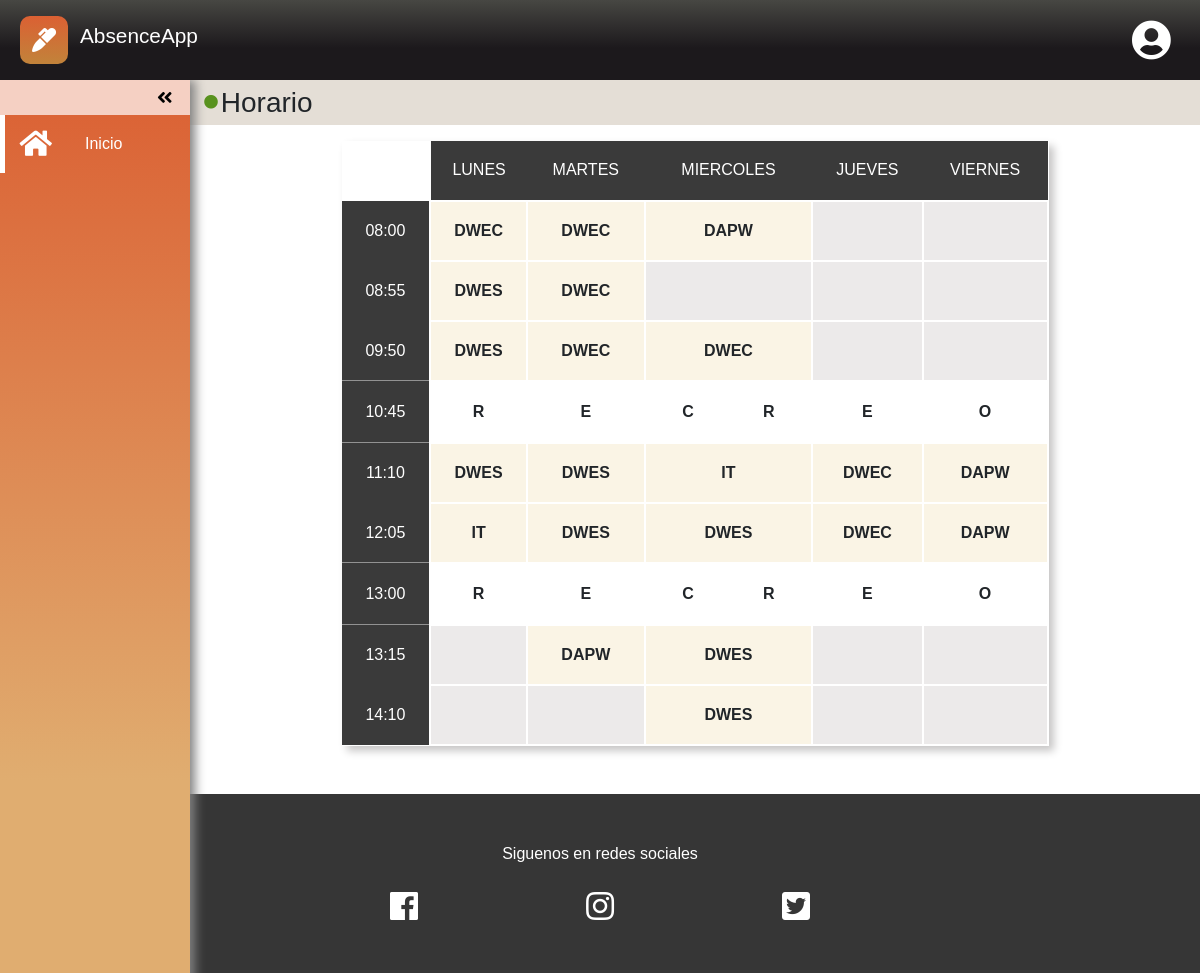
Page / (signed in) on the committed database.
### tables this page shows
CREATE TABLE `horario_asig` (
  `id_asigna` varchar(10) NOT NULL,
  `dia` varchar(10) NOT NULL,
  `hora` int(10) NOT NULL,
  `id_curso` varchar(10) NOT NULL
);

### clases/horarioAlumno.php (called while the page is built)
<?php
require_once('db_abstract_model.php');
class HorarioAlumno extends DBAbstractModel
{
    private $primera = array();
    private $segunda = array();
    private $tercera = array();
    private $cuarta = array();
    private $quinta = array();
    private $sexta = array();
    private $septima = array();
    function __construct()
    {
        $this->db_name = 'absence';
    }
    public function getPrimera()
    {
        return $this->primera;
    }
    public function getSegunda()
    {
        return $this->segunda;
    }
    public function getTercera()
    {
        return $this->tercera;
    }
    public function getCuarta()
    {
        return $this->cuarta;
    }
    public function getQuinta()
    {
        return $this->quinta;
    }
    public function getSexta()
    {
        return $this->sexta;
    }
    public function getSeptima()
    {
        return $this->septima;
    }
    public function primera($cod)
    {
        if ($cod != '') {
            $this->query = "
            SELECT DISTINCT h.*
            FROM horario_asig h INNER JOIN alumnos_asig ag
	            ON h.id_curso = ag.id_curso
            WHERE ag.id_alu = '$cod' AND h.hora = '1'
            ";
            $this->get_results_from_query();
            if (count($this->rows) > 0){
                for ($i = 0; $i < count($this->rows); $i++) {
                    $this->primera[$i] = $this->rows[$i];
                }
            }
        }
    }
    public function segunda($cod)
    {
        if ($cod != '') {
            $this->query = "
            SELECT DISTINCT h.*
            FROM horario_asig h INNER JOIN alumnos_asig ag
	            ON h.id_curso = ag.id_curso
            WHERE ag.id_alu = '$cod' AND h.hora = '2'
            ";
            $this->get_results_from_query();
            if (count($this->rows) > 0){
                for ($i = 0; $i < count($this->rows); $i++) {
                    $this->segunda[$i] = $this->rows[$i];
                }
            }
        }
    }
    public function tercera($cod)
    {
        if ($cod != '') {
            $this->query = "
            SELECT DISTINCT h.*
            FROM horario_asig h INNER JOIN alumnos_asig ag
	            ON h.id_curso = ag.id_curso
            WHERE ag.id_alu = '$cod' AND h.hora = '3'
            ";
            $this->get_results_from_query();
            if (count($this->rows) > 0){
                for ($i = 0; $i < count($this->rows); $i++) {
                    $this->tercera[$i] = $this->rows[$i];
                }
            }
        }
    }
    public function cuarta($cod)
    {
        if ($cod != '') {
            $this->query = "
            SELECT DISTINCT h.*
            FROM horario_asig h INNER JOIN alumnos_asig ag
	            ON h.id_curso = ag.id_curso
            WHERE ag.id_alu = '$cod' AND h.hora = '4'
            ";
            $this->get_results_from_query();
            if (count($this->rows) > 0){
                for ($i = 0; $i < count($this->rows); $i++) {
                    $this->cuarta[$i] = $this->rows[$i];
                }
            }
        }
    }
    public function quinta($cod)
    {
        if ($cod != '') {
            $this->query = "
            SELECT DISTINCT h.*
            FROM horario_asig h INNER JOIN alumnos_asig ag
	            ON h.id_curso = ag.id_curso
            WHERE ag.id_alu = '$cod' AND h.hora = '5'
            ";
            $this->get_results_from_query();
            if (count($this->rows) > 0){
                for ($i = 0; $i < count($this->rows); $i++) {
                    $this->quinta[$i] = $this->rows[$i];
                }
            }
        }
    }
    public function sexta($cod)
    {
        if ($cod != '') {
            $this->query = "
            SELECT DISTINCT h.*
            FROM horario_asig h INNER JOIN alumnos_asig ag
	            ON h.id_curso = ag.id_curso
            WHERE ag.id_alu = '$cod' AND h.hora = '6'
            ";
            $this->get_results_from_query();
            if (count($this->rows) > 0){
                for ($i = 0; $i < count($this->rows); $i++) {
                    $this->sexta[$i] = $this->rows[$i];
                }
            }
        }
    }
    public function septima($cod)
    {
        if ($cod != '') {
            $this->query = "
            SELECT DISTINCT h.*
            FROM horario_asig h INNER JOIN alumnos_asig ag
	            ON h.id_curso = ag.id_curso
            WHERE ag.id_alu = '$cod' AND h.hora = '7'
            ";
            $this->get_results_from_query();
            if (count($this->rows) > 0){
                for ($i = 0; $i < count($this->rows); $i++) {
                    $this->septima[$i] = $this->rows[$i];
                }
            }
        }
    }
}
?>

### clases/db_abstract_model.php (called while the page is built, shortened)
<?php
abstract class DBAbstractModel
{
    private static $db_host = 'localhost';
    private static $db_user = 'root';
    private static $db_pass = '';
    protected $db_name = 'mydb';
    protected $query;
    private $conn;
    private function open_conection()
    {
        $this->conn = new mysqli(
            self::$db_host,
            self::$db_user,
            self::$db_pass,
            $this->db_name
        );
    }
    protected function get_results_from_query()
    {
        $result = $this->conn->query($this->query);
    }
}
?>

### alumnos/alumnoHome.php (the view, shortened to what this page needs)
<div id="aluHome">
    <h3 class="titulos">
        <i class="fas fa-circle"></i>
        <span>Horario</span>
    </h3>
    <table id="horarioAlum">
        <tr class="horarioDias">
            <td></td>
            <td>Lunes</td>
            <td>Martes</td>
            <td>Miercoles</td>
            <td>Jueves</td>
            <td>Viernes</td>
        </tr>
    <?php
        $horarioAlu1 = new HorarioAlumno();
        $horarioAlu1->primera($_SESSION['login']['id']);
        $horarioAlu2 = new HorarioAlumno();
        $horarioAlu2->segunda($_SESSION['login']['id']);
        $horarioAlu3 = new HorarioAlumno();
        $horarioAlu3->tercera($_SESSION['login']['id']);
        $horarioAlu4 = new HorarioAlumno();
        $horarioAlu4->cuarta($_SESSION['login']['id']);
        $horarioAlu5 = new HorarioAlumno();
        $horarioAlu5->quinta($_SESSION['login']['id']);
        $horarioAlu6 = new HorarioAlumno();
        $horarioAlu6->sexta($_SESSION['login']['id']);
        $horarioAlu7 = new HorarioAlumno();
        $horarioAlu7->septima($_SESSION['login']['id']);
        $horario = array("08:00", "08:55", "09:50", "10:45", "11:10", "12:05", "13:00", "13:15", "14:10");
        $dias = array("L", "M", "X", "J", "V");
        $filas = array($horarioAlu1->getPrimera(), $horarioAlu2->getSegunda(), $horarioAlu3->getTercera(), $horarioAlu4->getCuarta(), $horarioAlu5->getQuinta(), $horarioAlu6->getSexta(), $horarioAlu7->getSeptima());
        for ($i = 0, $dia = 0; $i < 9; $i++) {
            $numero = count($filas[$dia]);
            if ($i != 3 && $i != 6) {
                echo "<tr><td>" . $horario[$i] . "</td>";
                for ($j = 0; $j < 5; $j++) {
                    if ($numero > 0){
                        $count = 0;
                        $si = false;
                        while($count < $numero) {
                            if ($filas[$dia][$count]['dia'] === $dias[$j]) {
                                echo "<td class='claseAsig'>" . $filas[$dia][$count]['id_asigna'] . "</td>";
                                $si = true;
                            }
                            $count++;
                        }
                        if (!$si) {
                            echo "<td class='clase'> </td>";
                        }
                    }else{
                        echo "<td class='clase'> </td>";
                    }
                }
                $dia++;
            }else{
                echo "<tr><td class='recreoH'>" . $horario[$i] . "</td>";
                echo "<td class='recreo'>R</td><td class='recreo'>E</td><td class='recreo'><span>C</span><span>R</span></td><td class='recreo'>E</td><td class='recreo'>O</td>";
            }
            echo "</tr>";
        }
    ?>
    </table>
</div>

### css/style.css (style rules this page uses)
* { padding: 0; margin: 0; box-sizing: border-box; }
.titulos { background-color: #a08c7249; padding: .2em .5em; display: flex; align-items: center; font-size: 1.4em; width: 800px; }
.titulos .fa-circle { color: rgb(88, 146, 30); font-size: .5em; margin-right: .2em; }
#aluSelec td:nth-child(1), td:nth-child(3), td:nth-child(4) { text-align: center; }
#aluHome { margin: 2em 0; overflow: hidden; }
#horarioAlum { width: 90%; margin: 1em; text-align: center; box-shadow: 5px 5px 8px #c7c6c6; font-size: .8em; }
#horarioAlum .horarioDias { display: none; }
#horarioAlum .horarioDiasRespon td, #horarioAlum td:nth-child(1) { background-color: #3a3a3a; color: #fff; font-weight: normal; }
#horarioAlum tr td { width: 50px; height: 60px; font-weight: bold; }
#horarioAlum tr .clase { border: 2px solid #fff; background-color: #e2e0e0a9; }
#horarioAlum tr .claseAsig { border: 2px solid #fff; background-color: #faf2e1d8; }
#horarioAlum tr td { text-transform: uppercase; }
#horarioAlum tr .recreo { border: 2px solid #fff; font-weight: normal; font-weight: bold; }
#horarioAlum tr .recreo:nth-child(4) { display: flex; justify-content: space-around; align-items: center; margin: auto; width: 100%; }
#horarioAlum tr .recreoH { background-color: #525252; border-top: 1px solid #929292; border-bottom: 1px solid #929292; }
@media (min-width: 768px) { .titulos { font-size: 1.75rem; width: 100%; } }
@media (min-width: 768px) { #horarioAlum { width: 70%; margin: 1em auto; font-size: 1em; } }
@media (min-width: 768px) { #horarioAlum .horarioDias { text-transform: uppercase; display: table-row; } }
@media (min-width: 768px) { #horarioAlum .horarioDias td:nth-child(1) { background-color: #fff; } }
@media (min-width: 768px) { #horarioAlum .horarioDias td, #horarioAlum td:nth-child(1) { background-color: #3a3a3a; color: #fff; font-weight: normal; } }
@media (min-width: 768px) { #horarioAlum .horarioDias td:nth-child(1) { border-right: 2px solid #fff; } }

### rows in the picture
horario_asig: id_asigna "DWEC"
horario_asig: id_asigna "DWEC"
horario_asig: id_asigna "DAPW"
horario_asig: id_asigna "DWES"
horario_asig: id_asigna "DWEC"
horario_asig: id_asigna "DWES"
horario_asig: id_asigna "DWEC"
horario_asig: id_asigna "DWEC"
horario_asig: id_asigna "DWES"
horario_asig: id_asigna "DWES"
horario_asig: id_asigna "IT"
horario_asig: id_asigna "DWEC"
horario_asig: id_asigna "DAPW"
horario_asig: id_asigna "IT"
horario_asig: id_asigna "DWES"
horario_asig: id_asigna "DWES"
horario_asig: id_asigna "DWEC"
horario_asig: id_asigna "DAPW"
horario_asig: id_asigna "DAPW"
horario_asig: id_asigna "DWES"
horario_asig: id_asigna "DWES"

### other values in the picture
$horario[$i] "08:00"
$horario[$i] "08:55"
$horario[$i] "09:50"
$horario[$i] "10:45"
$horario[$i] "11:10"
$horario[$i] "12:05"
$horario[$i] "13:00"
$horario[$i] "13:15"
$horario[$i] "14:10"
